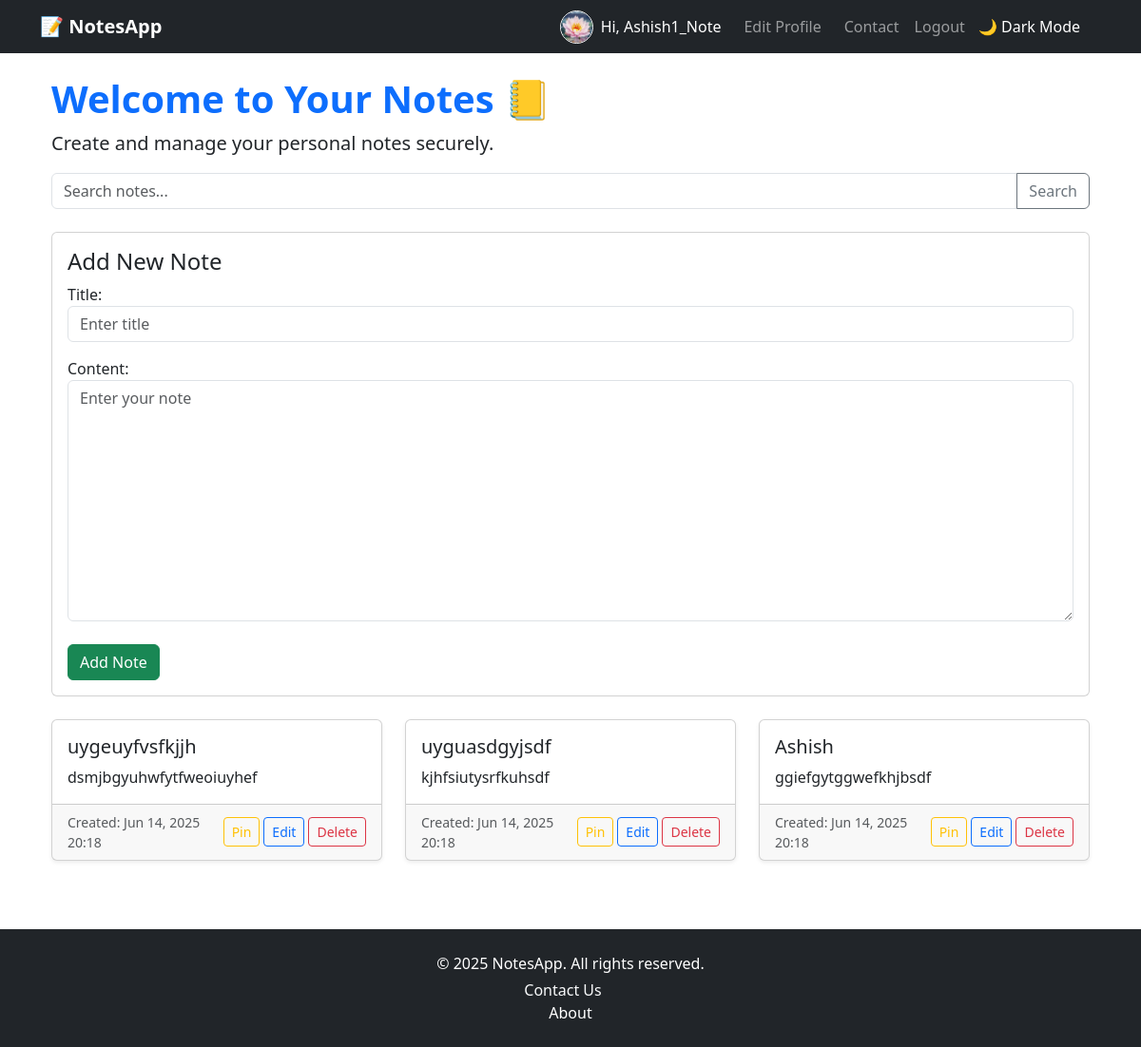
The page / (signed in) on the database as committed earlier.
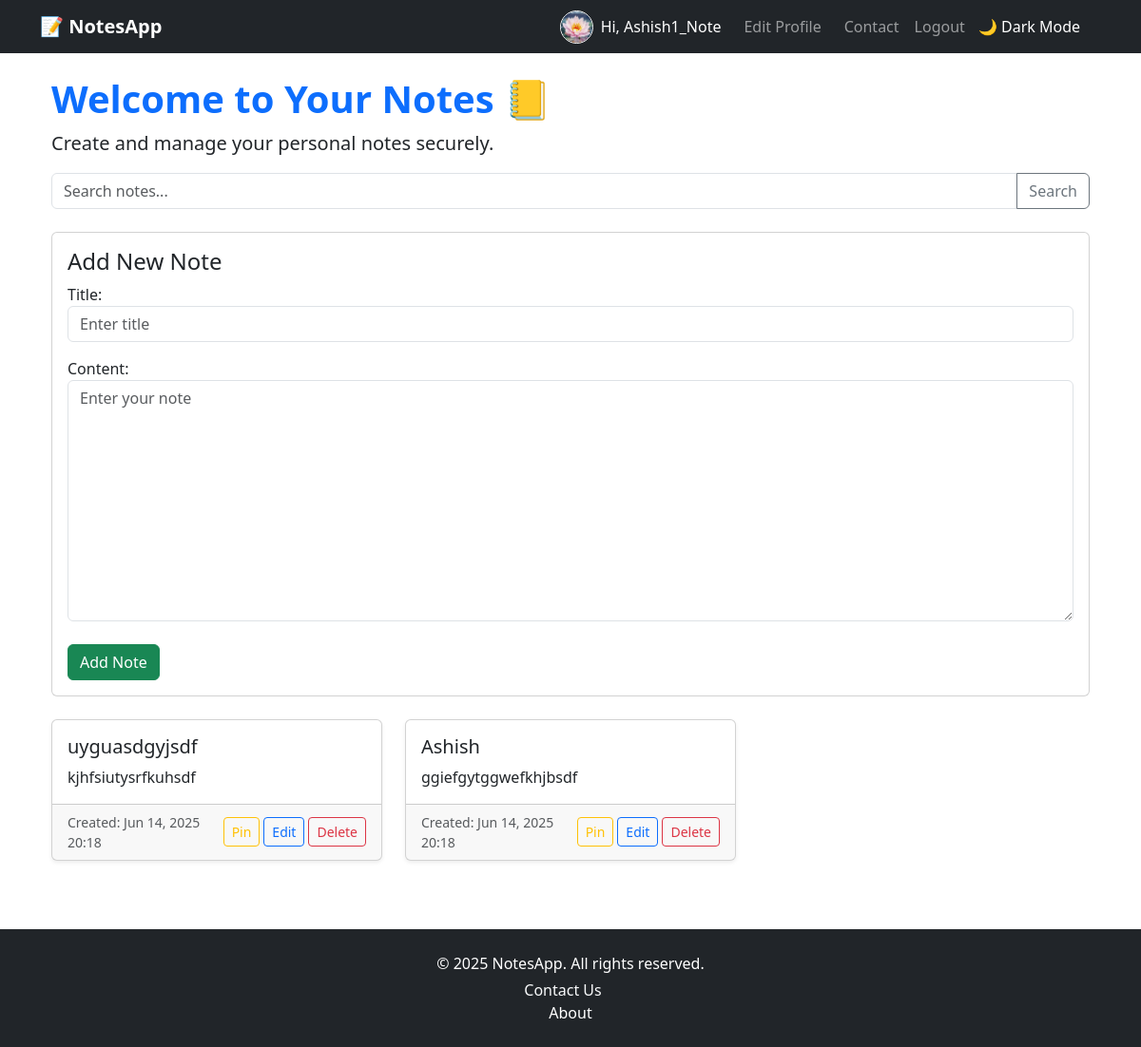
The same page on the database as committed later.
### notes/models.py (models this page shows, shortened)
class Note(models.Model):
    user = models.ForeignKey(User, on_delete=models.CASCADE)
    title = models.CharField(max_length=200)
    content = models.TextField()
    is_pinned = models.BooleanField(default=False)  # 📌 NEW
    created_at = models.DateTimeField(auto_now_add=True)

### notes/views.py (the view, shortened to what this page needs)
# urls.py: path('', views.home, name='home'),
@login_required
def home(request):
    form = NoteForm()
    query = request.GET.get('q')  # 🔍 Search input
    notes = Note.objects.filter(user=request.user)
    if query:
        notes = notes.filter(title__icontains=query) | notes.filter(content__icontains=query)
    notes = notes.order_by('-is_pinned', '-created_at')  # 📌 Pinned notes first
    return render(request, 'notes/home.html', {'form': form, 'notes': notes})

### notes/forms.py
class NoteForm(forms.ModelForm):
    class Meta:
        model = Note
        fields = ['title', 'content']
        widgets = {
            'title': forms.TextInput(attrs={'class': 'form-control', 'placeholder': 'Enter title'}),
            'content': forms.Textarea(attrs={'class': 'form-control', 'placeholder': 'Enter your note'}),
        }

### notes/templates/notes/home.html (shortened to what this page needs)
{% extends 'notes/base.html' %}
{% block content %}
<div class="container mt-4">
    <h1 class="text-primary fw-bold">Welcome to Your Notes 📒</h1>
    <p class="lead">Create and manage your personal notes securely.</p>
    <form method="GET" action="" class="mb-4">
        <div class="input-group">
            <input type="text" name="q" class="form-control" placeholder="Search notes..." value="{{ request.GET.q }}">
            <button type="submit" class="btn btn-outline-secondary">Search</button>
        </div>
    </form>
    <div class="card mb-4">
        <div class="card-body">
            <h4 class="card-title">Add New Note</h4>
            <form method="POST">
                {{ form.as_p }}
                <button type="submit" class="btn btn-success mt-2">Add Note</button>
            </form>
        </div>
    </div>
    {% if notes %}
        <div class="row">
            {% for note in notes %}
                <div class="col-md-6 col-lg-4 mb-4">
                    <div class="card h-100 shadow-sm {% if note.is_pinned %}border-warning{% endif %}">
                        <div class="card-body">
                            <h5 class="card-title">
                                {{ note.title }}
                            </h5>
                            <p class="card-text">{{ note.content }}</p>
                        </div>
                        <div class="card-footer d-flex justify-content-between align-items-center">
                            <small class="text-muted">Created: {{ note.created_at|date:"M d, Y H:i" }}</small>
                            <div class="d-flex gap-1">
                                <form method="POST" action="{% url 'toggle_pin' note.pk %}">
                                    <button type="submit" class="btn btn-sm btn-outline-warning">
                                        {% if note.is_pinned %}Unpin{% else %}Pin{% endif %}
                                    </button>
                                </form>
                                <a href="{% url 'edit_note' note.pk %}" class="btn btn-sm btn-outline-primary">Edit</a>
                                <a href="{% url 'delete_note' note.pk %}" class="btn btn-sm btn-outline-danger">Delete</a>
                            </div>
                        </div>
                    </div>
                </div>
            {% endfor %}
        </div>
    {% else %}
        <div class="alert alert-info">
            No notes found. Add some using the form above!
        </div>
    {% endif %}
</div>
{% endblock %}

Rows that differ between the two databases and show on the page:
removed Note: title "uygeuyfvsfkjjh", content "dsmjbgyuhwfytfweoiuyhef", created_at "Jun 14, 2025 20:18", is_pinned "Pin"
